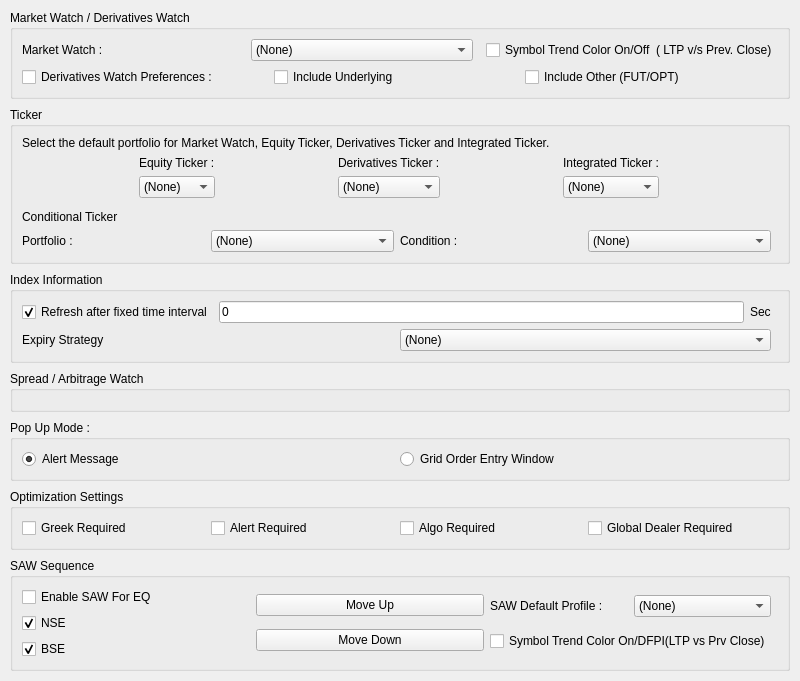
<?xml version="1.0" encoding="UTF-8"?>
<ui version="4.0">
 <class>PreferencesPortfolioTab</class>
 <widget class="QWidget" name="PreferencesPortfolioTab">
  <property name="geometry">
   <rect><x>0</x><y>0</y><width>800</width><height>600</height></rect>
  </property>
  <property name="windowTitle">
   <string>Portfolio</string>
  </property>
  <layout class="QVBoxLayout" name="verticalLayout_portfolio">
   <property name="spacing"><number>8</number></property>
   <property name="leftMargin"><number>10</number></property>
   <property name="topMargin"><number>10</number></property>
   <property name="rightMargin"><number>10</number></property>
   <property name="bottomMargin"><number>10</number></property>
   
   <!-- Market Watch / Derivatives Watch Section -->
   <item>
    <widget class="QGroupBox" name="groupBox_marketWatch">
     <property name="title"><string>Market Watch / Derivatives Watch</string></property>
     <layout class="QVBoxLayout" name="verticalLayout_marketWatch">
      <item>
       <layout class="QHBoxLayout" name="horizontalLayout_marketWatch">
        <item>
         <widget class="QLabel" name="label_marketWatch">
          <property name="text"><string>Market Watch :</string></property>
         </widget>
        </item>
        <item>
         <widget class="QComboBox" name="comboBox_marketWatch">
          <item><property name="text"><string>(None)</string></property></item>
         </widget>
        </item>
        <item><spacer name="horizontalSpacer_portfolio1"><property name="orientation"><enum>Qt::Horizontal</enum></property></spacer></item>
        <item>
         <widget class="QCheckBox" name="checkBox_symbolTrendColor">
          <property name="text"><string>Symbol Trend Color On/Off  ( LTP v/s Prev. Close)</string></property>
         </widget>
        </item>
       </layout>
      </item>
      <item>
       <layout class="QHBoxLayout" name="horizontalLayout_derivativesWatch">
        <item>
         <widget class="QCheckBox" name="checkBox_derivativesWatchPref">
          <property name="text"><string>Derivatives Watch Preferences :</string></property>
         </widget>
        </item>
        <item>
         <widget class="QCheckBox" name="checkBox_includeUnderlying">
          <property name="text"><string>Include Underlying</string></property>
         </widget>
        </item>
        <item>
         <widget class="QCheckBox" name="checkBox_includeOther">
          <property name="text"><string>Include Other (FUT/OPT)</string></property>
         </widget>
        </item>
        <item><spacer name="horizontalSpacer_portfolio2"><property name="orientation"><enum>Qt::Horizontal</enum></property></spacer></item>
       </layout>
      </item>
     </layout>
    </widget>
   </item>
   
   <!-- Ticker Section -->
   <item>
    <widget class="QGroupBox" name="groupBox_ticker">
     <property name="title"><string>Ticker</string></property>
     <layout class="QVBoxLayout" name="verticalLayout_ticker">
      <item>
       <widget class="QLabel" name="label_tickerDesc">
        <property name="text"><string>Select the default portfolio for Market Watch, Equity Ticker, Derivatives Ticker and Integrated Ticker.</string></property>
        <property name="wordWrap"><bool>true</bool></property>
       </widget>
      </item>
      <item>
       <layout class="QHBoxLayout" name="horizontalLayout_tickers">
        <item>
         <layout class="QVBoxLayout" name="verticalLayout_equityTicker">
          <item>
           <widget class="QLabel" name="label_equityTicker">
            <property name="text"><string>Equity Ticker :</string></property>
           </widget>
          </item>
          <item>
           <widget class="QComboBox" name="comboBox_equityTicker">
            <item><property name="text"><string>(None)</string></property></item>
           </widget>
          </item>
          <item>
           <widget class="QFrame" name="line_equity">
            <property name="frameShape"><enum>QFrame::VLine</enum></property>
            <property name="frameShadow"><enum>QFrame::Sunken</enum></property>
           </widget>
          </item>
         </layout>
        </item>
        <item>
         <layout class="QVBoxLayout" name="verticalLayout_derivativesTicker">
          <item>
           <widget class="QLabel" name="label_derivativesTicker">
            <property name="text"><string>Derivatives Ticker :</string></property>
           </widget>
          </item>
          <item>
           <widget class="QComboBox" name="comboBox_derivativesTicker">
            <item><property name="text"><string>(None)</string></property></item>
           </widget>
          </item>
          <item>
           <widget class="QFrame" name="line_derivatives">
            <property name="frameShape"><enum>QFrame::VLine</enum></property>
            <property name="frameShadow"><enum>QFrame::Sunken</enum></property>
           </widget>
          </item>
         </layout>
        </item>
        <item>
         <layout class="QVBoxLayout" name="verticalLayout_integratedTicker">
          <item>
           <widget class="QLabel" name="label_integratedTicker">
            <property name="text"><string>Integrated Ticker :</string></property>
           </widget>
          </item>
          <item>
           <widget class="QComboBox" name="comboBox_integratedTicker">
            <item><property name="text"><string>(None)</string></property></item>
           </widget>
          </item>
          <item>
           <widget class="QFrame" name="line_integrated">
            <property name="frameShape"><enum>QFrame::VLine</enum></property>
            <property name="frameShadow"><enum>QFrame::Sunken</enum></property>
           </widget>
          </item>
         </layout>
        </item>
       </layout>
      </item>
      <item>
       <widget class="QLabel" name="label_conditionalTicker">
        <property name="text"><string>Conditional Ticker</string></property>
       </widget>
      </item>
      <item>
       <layout class="QHBoxLayout" name="horizontalLayout_conditionalTicker">
        <item>
         <widget class="QLabel" name="label_portfolio">
          <property name="text"><string>Portfolio :</string></property>
         </widget>
        </item>
        <item>
         <widget class="QComboBox" name="comboBox_portfolio">
          <item><property name="text"><string>(None)</string></property></item>
         </widget>
        </item>
        <item>
         <widget class="QLabel" name="label_condition">
          <property name="text"><string>Condition :</string></property>
         </widget>
        </item>
        <item>
         <widget class="QComboBox" name="comboBox_condition">
          <item><property name="text"><string>(None)</string></property></item>
         </widget>
        </item>
        <item><spacer name="horizontalSpacer_portfolio3"><property name="orientation"><enum>Qt::Horizontal</enum></property></spacer></item>
       </layout>
      </item>
     </layout>
    </widget>
   </item>
   
   <!-- Index Information Section -->
   <item>
    <widget class="QGroupBox" name="groupBox_indexInfo">
     <property name="title"><string>Index Information</string></property>
     <layout class="QVBoxLayout" name="verticalLayout_indexInfo">
      <item>
       <layout class="QHBoxLayout" name="horizontalLayout_indexInfo">
        <item>
         <widget class="QCheckBox" name="checkBox_refreshAfterTime">
          <property name="text"><string>Refresh after fixed time interval</string></property>
          <property name="checked"><bool>true</bool></property>
         </widget>
        </item>
        <item>
         <widget class="QLineEdit" name="lineEdit_refreshInterval">
          <property name="text"><string>0</string></property>
          <property name="maximumWidth"><number>60</number></property>
         </widget>
        </item>
        <item>
         <widget class="QLabel" name="label_sec">
          <property name="text"><string>Sec</string></property>
         </widget>
        </item>
        <item><spacer name="horizontalSpacer_portfolio4"><property name="orientation"><enum>Qt::Horizontal</enum></property></spacer></item>
       </layout>
      </item>
      <item>
       <layout class="QHBoxLayout" name="horizontalLayout_expiryStrategy">
        <item>
         <widget class="QLabel" name="label_expiryStrategy">
          <property name="text"><string>Expiry Strategy</string></property>
         </widget>
        </item>
        <item>
         <widget class="QComboBox" name="comboBox_expiryStrategy">
          <item><property name="text"><string>(None)</string></property></item>
         </widget>
        </item>
        <item><spacer name="horizontalSpacer_portfolio5"><property name="orientation"><enum>Qt::Horizontal</enum></property></spacer></item>
       </layout>
      </item>
     </layout>
    </widget>
   </item>
   
   <!-- Spread / Arbitrage Watch Section -->
   <item>
    <widget class="QGroupBox" name="groupBox_spreadArbitrage">
     <property name="title"><string>Spread / Arbitrage Watch</string></property>
     <layout class="QVBoxLayout" name="verticalLayout_spreadArbitrage">
      <item>
       <spacer name="verticalSpacer_spread">
        <property name="orientation"><enum>Qt::Vertical</enum></property>
        <property name="sizeHint"><size><width>20</width><height>40</height></size></property>
       </spacer>
      </item>
     </layout>
    </widget>
   </item>
   
   <!-- Pop Up Mode Section -->
   <item>
    <widget class="QGroupBox" name="groupBox_popUpMode">
     <property name="title"><string>Pop Up Mode :</string></property>
     <layout class="QHBoxLayout" name="horizontalLayout_popUpMode">
      <item>
       <widget class="QRadioButton" name="radioButton_alertMessage">
        <property name="text"><string>Alert Message</string></property>
        <property name="checked"><bool>true</bool></property>
       </widget>
      </item>
      <item>
       <widget class="QRadioButton" name="radioButton_gridOrderEntry">
        <property name="text"><string>Grid Order Entry Window</string></property>
       </widget>
      </item>
      <item><spacer name="horizontalSpacer_portfolio6"><property name="orientation"><enum>Qt::Horizontal</enum></property></spacer></item>
     </layout>
    </widget>
   </item>
   
   <!-- Optimization Settings Section -->
   <item>
    <widget class="QGroupBox" name="groupBox_optimizationSettings">
     <property name="title"><string>Optimization Settings</string></property>
     <layout class="QHBoxLayout" name="horizontalLayout_optimizationSettings">
      <item>
       <widget class="QCheckBox" name="checkBox_greekRequired">
        <property name="text"><string>Greek Required</string></property>
       </widget>
      </item>
      <item>
       <widget class="QCheckBox" name="checkBox_alertRequired">
        <property name="text"><string>Alert Required</string></property>
       </widget>
      </item>
      <item>
       <widget class="QCheckBox" name="checkBox_algoRequired">
        <property name="text"><string>Algo Required</string></property>
       </widget>
      </item>
      <item>
       <widget class="QCheckBox" name="checkBox_globalDealerRequired">
        <property name="text"><string>Global Dealer Required</string></property>
       </widget>
      </item>
      <item><spacer name="horizontalSpacer_portfolio7"><property name="orientation"><enum>Qt::Horizontal</enum></property></spacer></item>
     </layout>
    </widget>
   </item>
   
   <!-- SAW Sequence Section -->
   <item>
    <widget class="QGroupBox" name="groupBox_sawSequence">
     <property name="title"><string>SAW Sequence</string></property>
     <layout class="QHBoxLayout" name="horizontalLayout_sawSequence">
      <item>
       <layout class="QVBoxLayout" name="verticalLayout_sawLeft">
        <item>
         <widget class="QCheckBox" name="checkBox_enableSAWForEQ">
          <property name="text"><string>Enable SAW For EQ</string></property>
         </widget>
        </item>
        <item>
         <widget class="QCheckBox" name="checkBox_sawNSE">
          <property name="text"><string>NSE</string></property>
          <property name="checked"><bool>true</bool></property>
         </widget>
        </item>
        <item>
         <widget class="QCheckBox" name="checkBox_sawBSE">
          <property name="text"><string>BSE</string></property>
          <property name="checked"><bool>true</bool></property>
         </widget>
        </item>
       </layout>
      </item>
      <item>
       <layout class="QVBoxLayout" name="verticalLayout_sawButtons">
        <item>
         <widget class="QPushButton" name="pushButton_moveUp">
          <property name="text"><string>Move Up</string></property>
         </widget>
        </item>
        <item>
         <widget class="QPushButton" name="pushButton_moveDown">
          <property name="text"><string>Move Down</string></property>
         </widget>
        </item>
       </layout>
      </item>
      <item>
       <layout class="QVBoxLayout" name="verticalLayout_sawRight">
        <item>
         <layout class="QHBoxLayout" name="horizontalLayout_sawProfile">
          <item>
           <widget class="QLabel" name="label_sawDefaultProfile">
            <property name="text"><string>SAW Default Profile :</string></property>
           </widget>
          </item>
          <item>
           <widget class="QComboBox" name="comboBox_sawDefaultProfile">
            <item><property name="text"><string>(None)</string></property></item>
           </widget>
          </item>
         </layout>
        </item>
        <item>
         <widget class="QCheckBox" name="checkBox_symbolTrendColorDFPI">
          <property name="text"><string>Symbol Trend Color On/DFPI(LTP vs Prv Close)</string></property>
         </widget>
        </item>
       </layout>
      </item>
      <item><spacer name="horizontalSpacer_portfolio8"><property name="orientation"><enum>Qt::Horizontal</enum></property></spacer></item>
     </layout>
    </widget>
   </item>
   
   <item>
    <spacer name="verticalSpacer_portfolio">
     <property name="orientation"><enum>Qt::Vertical</enum></property>
     <property name="sizeHint"><size><width>20</width><height>40</height></size></property>
    </spacer>
   </item>
  </layout>
 </widget>
 <resources/>
 <connections/>
</ui>
